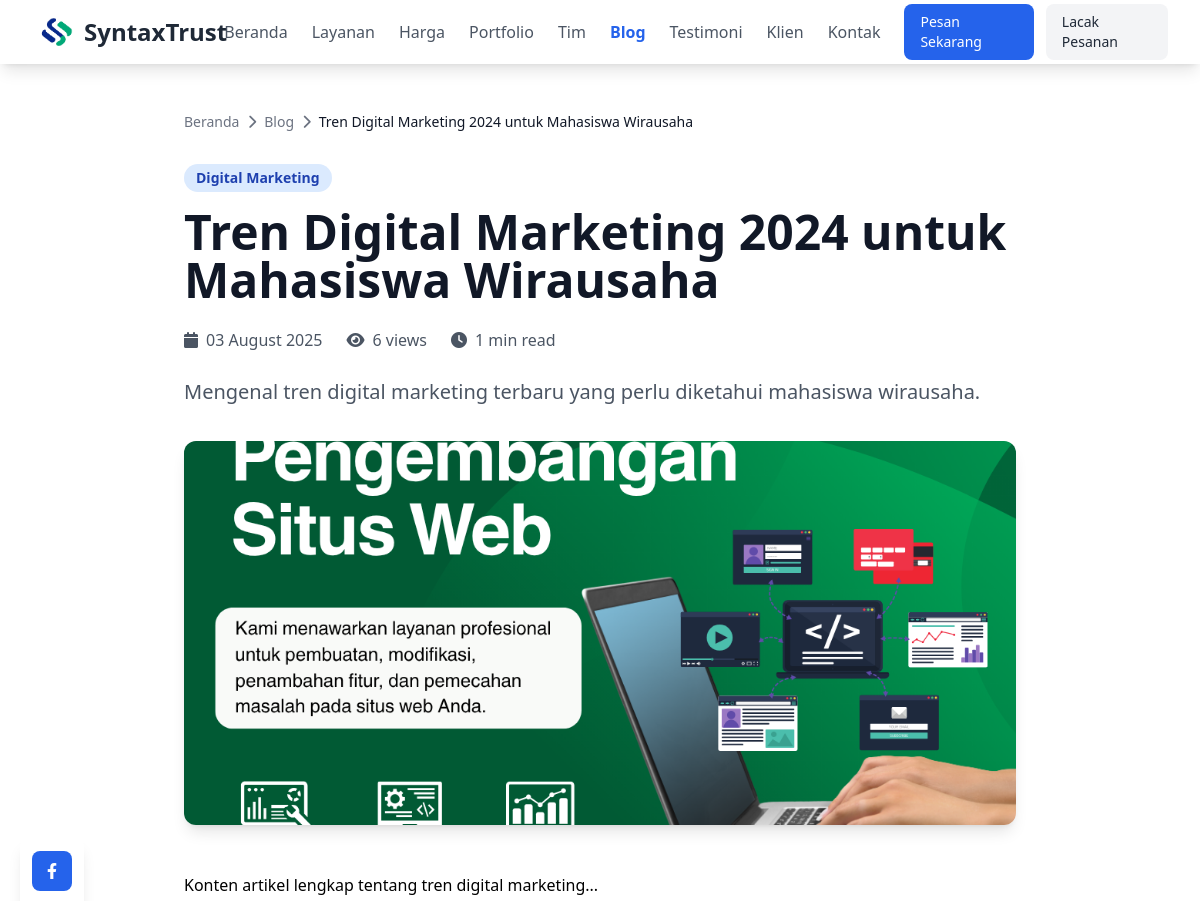
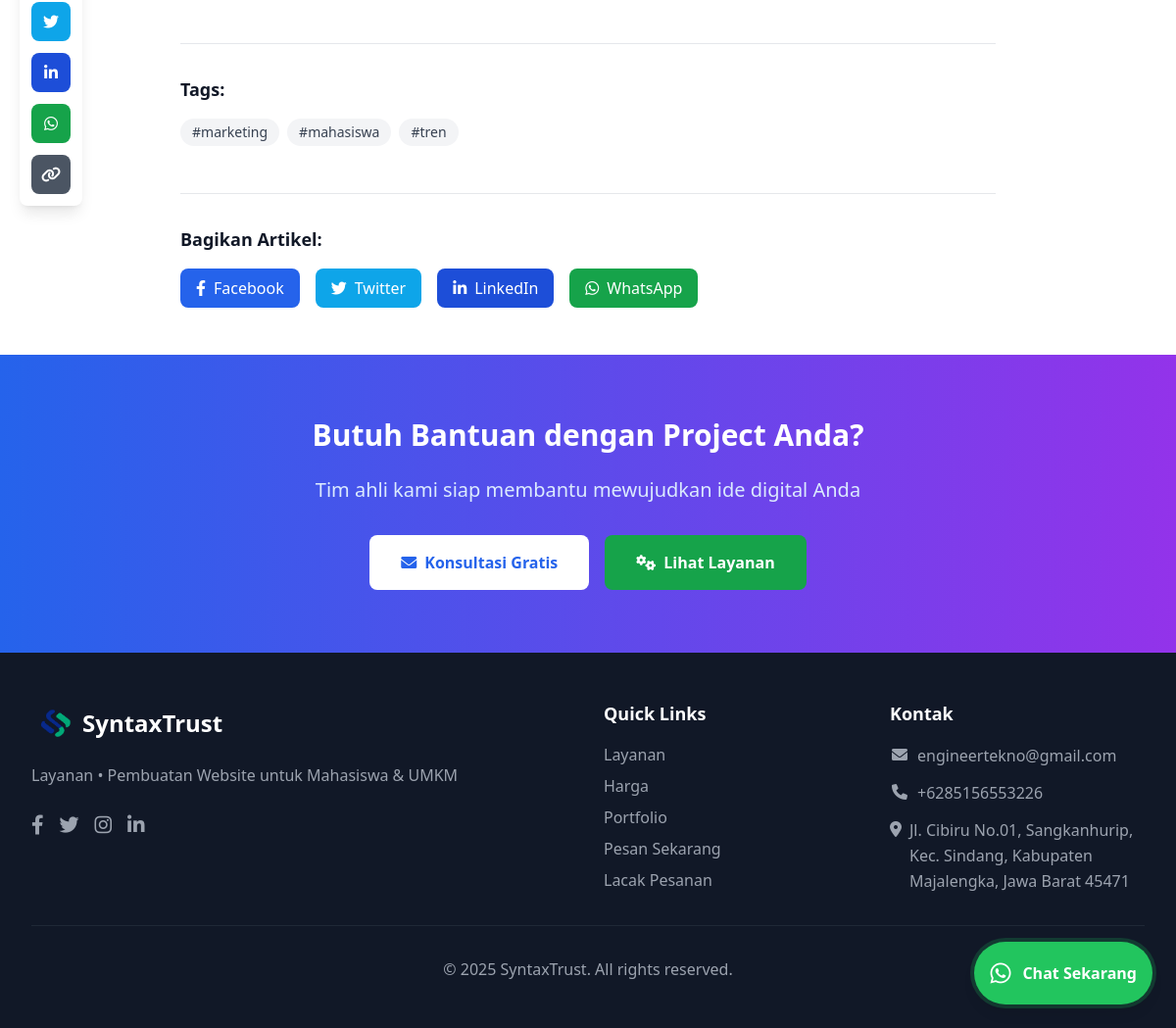
/public/blog-detail.php?slug=tren-digital-marketing-2024-mahasiswa, run on the app's committed database (2 pictures, top to bottom).
### tables this page shows
CREATE TABLE `settings` (
  `id` int(11) NOT NULL,
  `setting_key` varchar(100) NOT NULL,
  `setting_value` text DEFAULT NULL,
  `setting_type` enum('text','number','boolean','json') DEFAULT 'text',
  `description` varchar(255) DEFAULT NULL,
  `is_public` tinyint(1) DEFAULT 1,
  `created_at` timestamp NOT NULL DEFAULT current_timestamp(),
  `updated_at` timestamp NOT NULL DEFAULT current_timestamp() ON UPDATE current_timestamp()
);

CREATE TABLE `blog_posts` (
  `id` int(11) NOT NULL,
  `title` varchar(200) NOT NULL,
  `slug` varchar(255) NOT NULL,
  `content` text NOT NULL,
  `excerpt` varchar(500) DEFAULT NULL,
  `featured_image` varchar(255) DEFAULT NULL,
  `author_id` int(11) DEFAULT NULL,
  `category` varchar(100) DEFAULT NULL,
  `tags` longtext DEFAULT NULL CHECK (json_valid(`tags`)),
  `status` enum('draft','published','archived') DEFAULT 'draft',
  `published_at` timestamp NULL DEFAULT NULL,
  `view_count` int(11) DEFAULT 0,
  `is_featured` tinyint(1) DEFAULT 0,
  `meta_title` varchar(200) DEFAULT NULL,
  `meta_description` varchar(500) DEFAULT NULL,
  `created_at` timestamp NOT NULL DEFAULT current_timestamp(),
  `updated_at` timestamp NOT NULL DEFAULT current_timestamp() ON UPDATE current_timestamp()
);

### public/blog-detail.php (the view, shortened to what the rows shown need)
<?php
require_once __DIR__ . '/includes/layout.php';
$slug = $_GET['slug'] ?? '';
try {
    $stmt = $pdo->prepare("SELECT * FROM blog_posts WHERE slug = ? AND status = 'published'");
    $stmt->execute([$slug]);
    $post = $stmt->fetch(PDO::FETCH_ASSOC);
} catch (Exception $e) {
    header('Location: blog.php');
    exit;
}
$site_name = getSetting('site_name', 'SyntaxTrust');
$tags = $post['tags'] ? json_decode($post['tags'], true) : [];
$extraHead = '';
$extraHead .= '<meta property="og:title" content="' . h($post['title']) . '">';
$extraHead .= '<meta property="og:description" content="' . h($post['excerpt']) . '">';
$extraHead .= '<meta property="og:image" content="' . h(assetUrl($post['featured_image'])) . '">';
$extraHead .= '<meta property="og:type" content="article">';
$extraHead .= '<link href="https://cdnjs.cloudflare.com/ajax/libs/prism/1.29.0/themes/prism.min.css" rel="stylesheet">';
$extraHead .= '<script src="https://cdnjs.cloudflare.com/ajax/libs/prism/1.29.0/components/prism-core.min.js"></script>';
$extraHead .= '<script src="https://cdnjs.cloudflare.com/ajax/libs/prism/1.29.0/plugins/autoloader/prism-autoloader.min.js"></script>';
echo renderPageStart(($post['meta_title'] ?: $post['title']) . ' - ' . $site_name, ($post['meta_description'] ?: $post['excerpt']), 'blog.php', $extraHead);
?>
    <article class="bg-white">
        <div class="max-w-4xl mx-auto px-4 sm:px-6 lg:px-8 py-12">
            <nav class="mb-8">
                <ol class="flex items-center space-x-2 text-sm text-gray-500">
                    <li><a href="index.php" class="hover:text-blue-600">Beranda</a></li>
                    <li><i class="fas fa-chevron-right"></i></li>
                    <li><a href="blog.php" class="hover:text-blue-600">Blog</a></li>
                    <li><i class="fas fa-chevron-right"></i></li>
                    <li class="text-gray-900"><?= h($post['title']) ?></li>
                </ol>
            </nav>
            <div class="mb-8">
                <?php if ($post['category']): ?>
                <span class="bg-blue-100 text-blue-800 px-3 py-1 rounded-full text-sm font-semibold mb-4 inline-block">
                    <?= h($post['category']) ?>
                </span>
                <?php endif; ?>
                <h1 class="text-3xl md:text-5xl font-bold text-gray-900 mb-6 leading-tight">
                    <?= h($post['title']) ?>
                </h1>
                <div class="flex items-center justify-between text-gray-600 mb-6">
                    <div class="flex items-center space-x-6">
                        <div class="flex items-center">
                            <i class="fas fa-calendar mr-2"></i>
                            <?= date('d F Y', strtotime($post['published_at'])) ?>
                        </div>
                        <div class="flex items-center">
                            <i class="fas fa-eye mr-2"></i>
                            <?= number_format($post['view_count']) ?> views
                        </div>
                        <div class="flex items-center">
                            <i class="fas fa-clock mr-2"></i>
                            <?= ceil(str_word_count(strip_tags($post['content'])) / 200) ?> min read
                        </div>
                    </div>
                </div>
                <?php if ($post['excerpt']): ?>
                <p class="text-xl text-gray-600 leading-relaxed mb-8">
                    <?= h($post['excerpt']) ?>
                </p>
                <?php endif; ?>
            </div>
            <?php if ($post['featured_image']): ?>
            <div class="mb-12">
                <img src="<?= h(assetUrl($post['featured_image'])) ?>" alt="<?= h($post['title']) ?>" class="w-full h-64 md:h-96 object-cover rounded-xl shadow-lg">
            </div>
            <?php endif; ?>
            <div class="prose prose-lg max-w-none">
                <?= $post['content'] ?>
            </div>
            <?php if (!empty($tags)): ?>
            <div class="mt-12 pt-8 border-t border-gray-200">
                <h3 class="text-lg font-semibold text-gray-900 mb-4">Tags:</h3>
                <div class="flex flex-wrap gap-2">
                    <?php foreach ($tags as $tag): ?>
                    <a href="blog.php?search=<?= urlencode($tag) ?>" class="bg-gray-100 hover:bg-blue-100 text-gray-700 hover:text-blue-800 px-3 py-1 rounded-full text-sm transition-colors">
                        #<?= h($tag) ?>
                    </a>
                    <?php endforeach; ?>
                </div>
            </div>
            <?php endif; ?>
            <div class="mt-12 pt-8 border-t border-gray-200">
                <h3 class="text-lg font-semibold text-gray-900 mb-4">Bagikan Artikel:</h3>
                <div class="flex space-x-4">
                </div>
            </div>
        </div>
    </article>
    <section class="py-16 bg-gradient-to-r from-blue-600 to-purple-600 text-white">
        <div class="max-w-4xl mx-auto px-4 sm:px-6 lg:px-8 text-center">
            <h2 class="text-3xl font-bold mb-6">Butuh Bantuan dengan Project Anda?</h2>
        </div>
    </section>
    <?php echo renderPageEnd(); ?>

### public/includes/shared-components.php (shortened to what the rows shown need)
<?php
function renderNavigation($current_page = '') {
    $site_name = getSetting('site_name', 'SyntaxTrust');
    ?>
    <nav class="bg-white shadow-lg sticky top-0 z-40">
        <div class="max-w-7xl mx-auto px-4 sm:px-6 lg:px-8">
            <div class="flex justify-between h-16">
                <div class="flex items-center">
                    <a href="index.php" class="flex items-center space-x-1">
                        <img src="assets/img/fix_logo_new.png" alt="<?= h($site_name) ?>" class="h-12 w-12">
                        <span class="text-2xl font-bold text-gray-800"><?= h($site_name) ?></span>
                    </a>
                </div>
            </div>
        </div>
    </nav>
    <?php
    return ob_get_clean();
}
function renderFooter() {
    $site_name = getSetting('site_name', 'SyntaxTrust');
    $site_description = getSetting('site_description', 'Layanan Pembuatan Website untuk Mahasiswa & UMKM');
    ?>
    <footer class="bg-gray-900 text-white py-12">
        <div class="max-w-7xl mx-auto px-4 sm:px-6 lg:px-8">
            <div class="grid grid-cols-1 md:grid-cols-4 gap-8">
                <div class="md:col-span-2">
                    <div class="flex items-center space-x-1 mb-4">
                        <img src="assets/img/fix_logo_new.png" alt="<?= h($site_name) ?>" class="h-12 w-12">
                        <h3 class="text-2xl font-bold"><?= h($site_name) ?></h3>
                    </div>
                    <p class="text-gray-400 mb-6 leading-relaxed"><?= h($site_description) ?></p>
                    <div class="flex space-x-4">
                        <a href="<?= h(getSetting('social_media_facebook', '#')) ?>" class="text-gray-400 hover:text-white transition-colors">
                        </a>
                        <a href="<?= h(getSetting('social_media_twitter', '#')) ?>" class="text-gray-400 hover:text-white transition-colors">
                        </a>
                        <a href="<?= h(getSetting('social_media_instagram', '#')) ?>" class="text-gray-400 hover:text-white transition-colors">
                        </a>
                        <a href="<?= h(getSetting('social_media_linkedin', '#')) ?>" class="text-gray-400 hover:text-white transition-colors">
                        </a>
                    </div>
                </div>
                <div>
                    <ul class="space-y-3 text-gray-400">
                        <li class="flex items-start">
                            <i class="fas fa-envelope mt-1 w-5 text-center text-gray-400"></i>
                            <span class="ml-2 leading-relaxed break-words"><?= h(getSetting('contact_email')) ?></span>
                        </li>
                        <li class="flex items-start">
                            <i class="fas fa-phone mt-1 w-5 text-center text-gray-400"></i>
                            <span class="ml-2 leading-relaxed break-words"><?= h(getSetting('contact_phone')) ?></span>
                        </li>
                        <li class="flex items-start">
                            <i class="fas fa-map-marker-alt mt-1 w-5 text-center text-gray-400"></i>
                            <span class="ml-2 leading-relaxed break-words"><?= h(getSetting('address')) ?></span>
                        </li>
                    </ul>
                </div>
            </div>
            <div class="border-t border-gray-800 pt-8 mt-8 text-center">
                <p class="text-gray-400">&copy; <?= date('Y') ?> <?= h($site_name) ?>. All rights reserved.</p>
            </div>
        </div>
    </footer>
    <?php
    return ob_get_clean();
}
    ?>

### data on the page
settings: setting_value "SyntaxTrust"
blog_posts: title "Tren Digital Marketing 2024 untuk Mahasiswa Wirausaha", category "Digital Marketing", published_at "03 August 2025", view_count "6", ceil(str_word_count(strip_tags($post['content']))/200) "1", excerpt "Mengenal tren digital marketing terbaru yang perlu diketahui mahasiswa wirausaha.", featured_image (picture), content "Konten artikel lengkap tentang tren digital marketing...", tags "marketing", tags "mahasiswa", tags "tren"
settings: setting_value "Layanan • Pembuatan Website untuk Mahasiswa & UMKM"
settings: setting_value "engineertekno@gmail.com"
settings: setting_value "+6285156553226"
settings: setting_value "Jl. Cibiru No.01, Sangkanhurip, Kec. Sindang, Kabupaten Majalengka, Jawa Barat 45471"

### other printed values
$label "Beranda"
$label "Layanan"
$label "Harga"
$label "Portfolio"
$label "Tim"
$label "Blog"
$label "Testimoni"
$label "Klien"
$label "Kontak"
$item['label'] "Pesan Sekarang"
$item['label'] "Lacak Pesanan"
